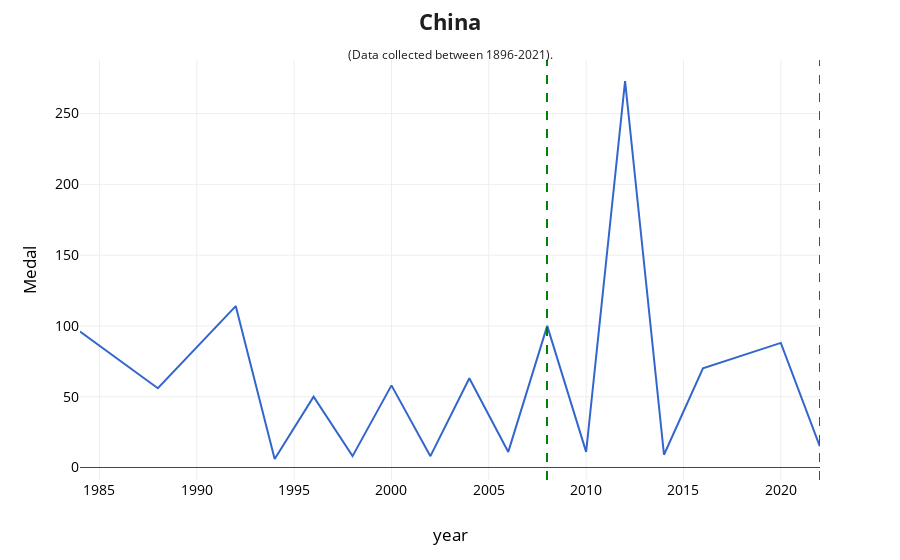

Notebook code for this chart:
### Code cell
plot('China',newdf,hostcountry)

### Figure 1 — Plotly figure (JSON) as saved in the notebook; plotly's stock layout.template omitted (floating-point values rounded to 4 significant figures)
{"data": [{"hovertemplate": "year=%{x}<br>Medal=%{y}<extra></extra>", "legendgroup": "", "line": {"color": "#3366CC", "dash": "solid"}, "marker": {"symbol": "circle"}, "mode": "lines", "name": "", "orientation": "v", "showlegend": false, "type": "scatter", "x": [2022, 2020, 2016, 2014, 2012, 2010, 2008, 2006, 2004, 2002, 2000, 1998, 1996, 1994, 1992, 1988, 1984], "xaxis": "x", "y": [15, 88, 70, 9, 273, 11, 100, 11, 63, 8, 58, 8, 50, 6, 114, 56, 96], "yaxis": "y"}], "layout": {"legend": {"tracegroupgap": 0}, "margin": {"t": 60}, "shapes": [{"line": {"color": "green", "dash": "dash", "width": 0.5}, "type": "line", "x0": 2008, "x1": 2008, "xref": "x", "y0": 0, "y1": 1, "yref": "y domain"}, {"line": {"color": "green", "dash": "dash", "width": 0.5}, "type": "line", "x0": 2008, "x1": 2008, "xref": "x", "y0": 0, "y1": 1, "yref": "y domain"}, {"line": {"color": "green", "dash": "dash", "width": 0.5}, "type": "line", "x0": 2008, "x1": 2008, "xref": "x", "y0": 0, "y1": 1, "yref": "y domain"}, {"line": {"color": "green", "dash": "dash", "width": 0.5}, "type": "line", "x0": 2008, "x1": 2008, "xref": "x", "y0": 0, "y1": 1, "yref": "y domain"}, {"line": {"color": "green", "dash": "dash", "width": 0.5}, "type": "line", "x0": 2008, "x1": 2008, "xref": "x", "y0": 0, "y1": 1, "yref": "y domain"}, {"line": {"color": "green", "dash": "dash", "width": 0.5}, "type": "line", "x0": 2008, "x1": 2008, "xref": "x", "y0": 0, "y1": 1, "yref": "y domain"}, {"line": {"color": "green", "dash": "dash", "width": 0.5}, "type": "line", "x0": 2008, "x1": 2008, "xref": "x", "y0": 0, "y1": 1, "yref": "y domain"}, {"line": {"color": "green", "dash": "dash", "width": 0.5}, "type": "line", "x0": 2008, "x1": 2008, "xref": "x", "y0": 0, "y1": 1, "yref": "y domain"}, {"line": {"color": "green", "dash": "dash", "width": 0.5}, "type": "line", "x0": 2008, "x1": 2008, "xref": "x", "y0": 0, "y1": 1, "yref": "y domain"}, {"line": {"color": "green", "dash": "dash", "width": 0.5}, "type": "line", "x0": 2008, "x1": 2008, "xref": "x", "y0": 0, "y1": 1, "yref": "y domain"}, {"line": {"color": "green", "dash": "dash", "width": 0.5}, "type": "line", "x0": 2008, "x1": 2008, "xref": "x", "y0": 0, "y1": 1, "yref": "y domain"}, {"line": {"color": "green", "dash": "dash", "width": 0.5}, "type": "line", "x0": 2008, "x1": 2008, "xref": "x", "y0": 0, "y1": 1, "yref": "y domain"}, {"line": {"color": "green", "dash": "dash", "width": 0.5}, "type": "line", "x0": 2008, "x1": 2008, "xref": "x", "y0": 0, "y1": 1, "yref": "y domain"}, {"line": {"color": "green", "dash": "dash", "width": 0.5}, "type": "line", "x0": 2008, "x1": 2008, "xref": "x", "y0": 0, "y1": 1, "yref": "y domain"}, {"line": {"color": "green", "dash": "dash", "width": 0.5}, "type": "line", "x0": 2008, "x1": 2008, "xref": "x", "y0": 0, "y1": 1, "yref": "y domain"}, {"line": {"color": "green", "dash": "dash", "width": 0.5}, "type": "line", "x0": 2008, "x1": 2008, "xref": "x", "y0": 0, "y1": 1, "yref": "y domain"}, {"line": {"color": "green", "dash": "dash", "width": 0.5}, "type": "line", "x0": 2008, "x1": 2008, "xref": "x", "y0": 0, "y1": 1, "yref": "y domain"}, {"line": {"color": "green", "dash": "dash", "width": 0.5}, "type": "line", "x0": 2008, "x1": 2008, "xref": "x", "y0": 0, "y1": 1, "yref": "y domain"}, {"line": {"color": "green", "dash": "dash", "width": 0.5}, "type": "line", "x0": 2008, "x1": 2008, "xref": "x", "y0": 0, "y1": 1, "yref": "y domain"}, {"line": {"color": "green", "dash": "dash", "width": 0.5}, "type": "line", "x0": 2008, "x1": 2008, "xref": "x", "y0": 0, "y1": 1, "yref": "y domain"}, {"line": {"color": "green", "dash": "dash", "width": 0.5}, "type": "line", "x0": 2008, "x1": 2008, "xref": "x", "y0": 0, "y1": 1, "yref": "y domain"}, {"line": {"color": "green", "dash": "dash", "width": 0.5}, "type": "line", "x0": 2008, "x1": 2008, "xref": "x", "y0": 0, "y1": 1, "yref": "y domain"}, {"line": {"color": "green", "dash": "dash", "width": 0.5}, "type": "line", "x0": 2008, "x1": 2008, "xref": "x", "y0": 0, "y1": 1, "yref": "y domain"}, {"line": {"color": "green", "dash": "dash", "width": 0.5}, "type": "line", "x0": 2008, "x1": 2008, "xref": "x", "y0": 0, "y1": 1, "yref": "y domain"}, {"line": {"color": "green", "dash": "dash", "width": 0.5}, "type": "line", "x0": 2008, "x1": 2008, "xref": "x", "y0": 0, "y1": 1, "yref": "y domain"}, {"line": {"color": "green", "dash": "dash", "width": 0.5}, "type": "line", "x0": 2008, "x1": 2008, "xref": "x", "y0": 0, "y1": 1, "yref": "y domain"}, {"line": {"color": "green", "dash": "dash", "width": 0.5}, "type": "line", "x0": 2008, "x1": 2008, "xref": "x", "y0": 0, "y1": 1, "yref": "y domain"}, {"line": {"color": "green", "dash": "dash", "width": 0.5}, "type": "line", "x0": 2008, "x1": 2008, "xref": "x", "y0": 0, "y1": 1, "yref": "y domain"}, {"line": {"color": "green", "dash": "dash", "width": 0.5}, "type": "line", "x0": 2008, "x1": 2008, "xref": "x", "y0": 0, "y1": 1, "yref": "y domain"}, {"line": {"color": "green", "dash": "dash", "width": 0.5}, "type": "line", "x0": 2008, "x1": 2008, "xref": "x", "y0": 0, "y1": 1, "yref": "y domain"}, {"line": {"color": "green", "dash": "dash", "width": 0.5}, "type": "line", "x0": 2008, "x1": 2008, "xref": "x", "y0": 0, "y1": 1, "yref": "y domain"}, {"line": {"color": "green", "dash": "dash", "width": 0.5}, "type": "line", "x0": 2008, "x1": 2008, "xref": "x", "y0": 0, "y1": 1, "yref": "y domain"}, {"line": {"color": "green", "dash": "dash", "width": 0.5}, "type": "line", "x0": 2008, "x1": 2008, "xref": "x", "y0": 0, "y1": 1, "yref": "y domain"}, {"line": {"color": "green", "dash": "dash", "width": 0.5}, "type": "line", "x0": 2008, "x1": 2008, "xref": "x", "y0": 0, "y1": 1, "yref": "y domain"}, {"line": {"color": "green", "dash": "dash", "width": 0.5}, "type": "line", "x0": 2008, "x1": 2008, "xref": "x", "y0": 0, "y1": 1, "yref": "y domain"}, {"line": {"color": "green", "dash": "dash", "width": 0.5}, "type": "line", "x0": 2008, "x1": 2008, "xref": "x", "y0": 0, "y1": 1, "yref": "y domain"}, {"line": {"color": "green", "dash": "dash", "width": 0.5}, "type": "line", "x0": 2008, "x1": 2008, "xref": "x", "y0": 0, "y1": 1, "yref": "y domain"}, {"line": {"color": "green", "dash": "dash", "width": 0.5}, "type": "line", "x0": 2008, "x1": 2008, "xref": "x", "y0": 0, "y1": 1, "yref": "y domain"}, {"line": {"color": "green", "dash": "dash", "width": 0.5}, "type": "line", "x0": 2008, "x1": 2008, "xref": "x", "y0": 0, "y1": 1, "yref": "y domain"}, {"line": {"color": "green", "dash": "dash", "width": 0.5}, "type": "line", "x0": 2008, "x1": 2008, "xref": "x", "y0": 0, "y1": 1, "yref": "y domain"}, {"line": {"color": "green", "dash": "dash", "width": 0.5}, "type": "line", "x0": 2008, "x1": 2008, "xref": "x", "y0": 0, "y1": 1, "yref": "y domain"}, {"line": {"color": "green", "dash": "dash", "width": 0.5}, "type": "line", "x0": 2008, "x1": 2008, "xref": "x", "y0": 0, "y1": 1, "yref": "y domain"}, {"line": {"color": "green", "dash": "dash", "width": 0.5}, "type": "line", "x0": 2008, "x1": 2008, "xref": "x", "y0": 0, "y1": 1, "yref": "y domain"}, {"line": {"color": "green", "dash": "dash", "width": 0.5}, "type": "line", "x0": 2008, "x1": 2008, "xref": "x", "y0": 0, "y1": 1, "yref": "y domain"}, {"line": {"color": "green", "dash": "dash", "width": 0.5}, "type": "line", "x0": 2008, "x1": 2008, "xref": "x", "y0": 0, "y1": 1, "yref": "y domain"}, {"line": {"color": "green", "dash": "dash", "width": 0.5}, "type": "line", "x0": 2008, "x1": 2008, "xref": "x", "y0": 0, "y1": 1, "yref": "y domain"}, {"line": {"color": "green", "dash": "dash", "width": 0.5}, "type": "line", "x0": 2008, "x1": 2008, "xref": "x", "y0": 0, "y1": 1, "yref": "y domain"}, {"line": {"color": "green", "dash": "dash", "width": 0.5}, "type": "line", "x0": 2008, "x1": 2008, "xref": "x", "y0": 0, "y1": 1, "yref": "y domain"}, {"line": {"color": "green", "dash": "dash", "width": 0.5}, "type": "line", "x0": 2008, "x1": 2008, "xref": "x", "y0": 0, "y1": 1, "yref": "y domain"}, {"line": {"color": "green", "dash": "dash", "width": 0.5}, "type": "line", "x0": 2008, "x1": 2008, "xref": "x", "y0": 0, "y1": 1, "yref": "y domain"}, {"line": {"color": "green", "dash": "dash", "width": 0.5}, "type": "line", "x0": 2008, "x1": 2008, "xref": "x", "y0": 0, "y1": 1, "yref": "y domain"}, {"line": {"color": "green", "dash": "dash", "width": 0.5}, "type": "line", "x0": 2008, "x1": 2008, "xref": "x", "y0": 0, "y1": 1, "yref": "y domain"}, {"line": {"color": "green", "dash": "dash", "width": 0.5}, "type": "line", "x0": 2008, "x1": 2008, "xref": "x", "y0": 0, "y1": 1, "yref": "y domain"}, {"line": {"color": "green", "dash": "dash", "width": 0.5}, "type": "line", "x0": 2008, "x1": 2008, "xref": "x", "y0": 0, "y1": 1, "yref": "y domain"}, {"line": {"color": "green", "dash": "dash", "width": 0.5}, "type": "line", "x0": 2008, "x1": 2008, "xref": "x", "y0": 0, "y1": 1, "yref": "y domain"}, {"line": {"color": "green", "dash": "dash", "width": 0.5}, "type": "line", "x0": 2008, "x1": 2008, "xref": "x", "y0": 0, "y1": 1, "yref": "y domain"}, {"line": {"color": "green", "dash": "dash", "width": 0.5}, "type": "line", "x0": 2008, "x1": 2008, "xref": "x", "y0": 0, "y1": 1, "yref": "y domain"}, {"line": {"color": "green", "dash": "dash", "width": 0.5}, "type": "line", "x0": 2008, "x1": 2008, "xref": "x", "y0": 0, "y1": 1, "yref": "y domain"}, {"line": {"color": "green", "dash": "dash", "width": 0.5}, "type": "line", "x0": 2008, "x1": 2008, "xref": "x", "y0": 0, "y1": 1, "yref": "y domain"}, {"line": {"color": "green", "dash": "dash", "width": 0.5}, "type": "line", "x0": 2008, "x1": 2008, "xref": "x", "y0": 0, "y1": 1, "yref": "y domain"}, {"line": {"color": "green", "dash": "dash", "width": 0.5}, "type": "line", "x0": 2008, "x1": 2008, "xref": "x", "y0": 0, "y1": 1, "yref": "y domain"}, {"line": {"color": "green", "dash": "dash", "width": 0.5}, "type": "line", "x0": 2008, "x1": 2008, "xref": "x", "y0": 0, "y1": 1, "yref": "y domain"}, {"line": {"color": "green", "dash": "dash", "width": 0.5}, "type": "line", "x0": 2008, "x1": 2008, "xref": "x", "y0": 0, "y1": 1, "yref": "y domain"}, {"line": {"color": "green", "dash": "dash", "width": 0.5}, "type": "line", "x0": 2008, "x1": 2008, "xref": "x", "y0": 0, "y1": 1, "yref": "y domain"}, {"line": {"color": "green", "dash": "dash", "width": 0.5}, "type": "line", "x0": 2008, "x1": 2008, "xref": "x", "y0": 0, "y1": 1, "yref": "y domain"}, {"line": {"color": "green", "dash": "dash", "width": 0.5}, "type": "line", "x0": 2008, "x1": 2008, "xref": "x", "y0": 0, "y1": 1, "yref": "y domain"}, {"line": {"color": "green", "dash": "dash", "width": 0.5}, "type": "line", "x0": 2008, "x1": 2008, "xref": "x", "y0": 0, "y1": 1, "yref": "y domain"}, {"line": {"color": "green", "dash": "dash", "width": 0.5}, "type": "line", "x0": 2008, "x1": 2008, "xref": "x", "y0": 0, "y1": 1, "yref": "y domain"}, {"line": {"color": "green", "dash": "dash", "width": 0.5}, "type": "line", "x0": 2008, "x1": 2008, "xref": "x", "y0": 0, "y1": 1, "yref": "y domain"}, {"line": {"color": "green", "dash": "dash", "width": 0.5}, "type": "line", "x0": 2008, "x1": 2008, "xref": "x", "y0": 0, "y1": 1, "yref": "y domain"}, {"line": {"color": "green", "dash": "dash", "width": 0.5}, "type": "line", "x0": 2008, "x1": 2008, "xref": "x", "y0": 0, "y1": 1, "yref": "y domain"}, {"line": {"color": "green", "dash": "dash", "width": 0.5}, "type": "line", "x0": 2008, "x1": 2008, "xref": "x", "y0": 0, "y1": 1, "yref": "y domain"}, {"line": {"color": "green", "dash": "dash", "width": 0.5}, "type": "line", "x0": 2008, "x1": 2008, "xref": "x", "y0": 0, "y1": 1, "yref": "y domain"}, {"line": {"color": "green", "dash": "dash", "width": 0.5}, "type": "line", "x0": 2008, "x1": 2008, "xref": "x", "y0": 0, "y1": 1, "yref": "y domain"}, {"line": {"color": "green", "dash": "dash", "width": 0.5}, "type": "line", "x0": 2008, "x1": 2008, "xref": "x", "y0": 0, "y1": 1, "yref": "y domain"}, {"line": {"color": "green", "dash": "dash", "width": 0.5}, "type": "line", "x0": 2008, "x1": 2008, "xref": "x", "y0": 0, "y1": 1, "yref": "y domain"}, {"line": {"color": "green", "dash": "dash", "width": 0.5}, "type": "line", "x0": 2008, "x1": 2008, "xref": "x", "y0": 0, "y1": 1, "yref": "y domain"}, {"line": {"color": "green", "dash": "dash", "width": 0.5}, "type": "line", "x0": 2008, "x1": 2008, "xref": "x", "y0": 0, "y1": 1, "yref": "y domain"}, {"line": {"color": "green", "dash": "dash", "width": 0.5}, "type": "line", "x0": 2008, "x1": 2008, "xref": "x", "y0": 0, "y1": 1, "yref": "y domain"}, {"line": {"color": "green", "dash": "dash", "width": 0.5}, "type": "line", "x0": 2008, "x1": 2008, "xref": "x", "y0": 0, "y1": 1, "yref": "y domain"}, {"line": {"color": "green", "dash": "dash", "width": 0.5}, "type": "line", "x0": 2008, "x1": 2008, "xref": "x", "y0": 0, "y1": 1, "yref": "y domain"}, {"line": {"color": "green", "dash": "dash", "width": 0.5}, "type": "line", "x0": 2008, "x1": 2008, "xref": "x", "y0": 0, "y1": 1, "yref": "y domain"}, {"line": {"color": "green", "dash": "dash", "width": 0.5}, "type": "line", "x0": 2008, "x1": 2008, "xref": "x", "y0": 0, "y1": 1, "yref": "y domain"}, {"line": {"color": "green", "dash": "dash", "width": 0.5}, "type": "line", "x0": 2008, "x1": 2008, "xref": "x", "y0": 0, "y1": 1, "yref": "y domain"}, {"line": {"color": "green", "dash": "dash", "width": 0.5}, "type": "line", "x0": 2008, "x1": 2008, "xref": "x", "y0": 0, "y1": 1, "yref": "y domain"}, {"line": {"color": "green", "dash": "dash", "width": 0.5}, "type": "line", "x0": 2008, "x1": 2008, "xref": "x", "y0": 0, "y1": 1, "yref": "y domain"}, {"line": {"color": "green", "dash": "dash", "width": 0.5}, "type": "line", "x0": 2008, "x1": 2008, "xref": "x", "y0": 0, "y1": 1, "yref": "y domain"}, {"line": {"color": "green", "dash": "dash", "width": 0.5}, "type": "line", "x0": 2022, "x1": 2022, "xref": "x", "y0": 0, "y1": 1, "yref": "y domain"}, {"line": {"color": "green", "dash": "dash", "width": 0.5}, "type": "line", "x0": 2022, "x1": 2022, "xref": "x", "y0": 0, "y1": 1, "yref": "y domain"}, {"line": {"color": "green", "dash": "dash", "width": 0.5}, "type": "line", "x0": 2022, "x1": 2022, "xref": "x", "y0": 0, "y1": 1, "yref": "y domain"}, {"line": {"color": "green", "dash": "dash", "width": 0.5}, "type": "line", "x0": 2022, "x1": 2022, "xref": "x", "y0": 0, "y1": 1, "yref": "y domain"}, {"line": {"color": "green", "dash": "dash", "width": 0.5}, "type": "line", "x0": 2022, "x1": 2022, "xref": "x", "y0": 0, "y1": 1, "yref": "y domain"}, {"line": {"color": "green", "dash": "dash", "width": 0.5}, "type": "line", "x0": 2022, "x1": 2022, "xref": "x", "y0": 0, "y1": 1, "yref": "y domain"}, {"line": {"color": "green", "dash": "dash", "width": 0.5}, "type": "line", "x0": 2022, "x1": 2022, "xref": "x", "y0": 0, "y1": 1, "yref": "y domain"}, {"line": {"color": "green", "dash": "dash", "width": 0.5}, "type": "line", "x0": 2022, "x1": 2022, "xref": "x", "y0": 0, "y1": 1, "yref": "y domain"}, {"line": {"color": "green", "dash": "dash", "width": 0.5}, "type": "line", "x0": 2022, "x1": 2022, "xref": "x", "y0": 0, "y1": 1, "yref": "y domain"}, {"line": {"color": "green", "dash": "dash", "width": 0.5}, "type": "line", "x0": 2022, "x1": 2022, "xref": "x", "y0": 0, "y1": 1, "yref": "y domain"}, {"line": {"color": "green", "dash": "dash", "width": 0.5}, "type": "line", "x0": 2022, "x1": 2022, "xref": "x", "y0": 0, "y1": 1, "yref": "y domain"}, {"line": {"color": "green", "dash": "dash", "width": 0.5}, "type": "line", "x0": 2022, "x1": 2022, "xref": "x", "y0": 0, "y1": 1, "yref": "y domain"}, {"line": {"color": "green", "dash": "dash", "width": 0.5}, "type": "line", "x0": 2022, "x1": 2022, "xref": "x", "y0": 0, "y1": 1, "yref": "y domain"}, {"line": {"color": "green", "dash": "dash", "width": 0.5}, "type": "line", "x0": 2022, "x1": 2022, "xref": "x", "y0": 0, "y1": 1, "yref": "y domain"}, {"line": {"color": "green", "dash": "dash", "width": 0.5}, "type": "line", "x0": 2022, "x1": 2022, "xref": "x", "y0": 0, "y1": 1, "yref": "y domain"}, {"line": {"color": "green", "dash": "dash", "width": 0.5}, "type": "line", "x0": 2022, "x1": 2022, "xref": "x", "y0": 0, "y1": 1, "yref": "y domain"}, {"line": {"color": "green", "dash": "dash", "width": 0.5}, "type": "line", "x0": 2022, "x1": 2022, "xref": "x", "y0": 0, "y1": 1, "yref": "y domain"}, {"line": {"color": "green", "dash": "dash", "width": 0.5}, "type": "line", "x0": 2022, "x1": 2022, "xref": "x", "y0": 0, "y1": 1, "yref": "y domain"}, {"line": {"color": "green", "dash": "dash", "width": 0.5}, "type": "line", "x0": 2022, "x1": 2022, "xref": "x", "y0": 0, "y1": 1, "yref": "y domain"}, {"line": {"color": "green", "dash": "dash", "width": 0.5}, "type": "line", "x0": 2022, "x1": 2022, "xref": "x", "y0": 0, "y1": 1, "yref": "y domain"}, {"line": {"color": "green", "dash": "dash", "width": 0.5}, "type": "line", "x0": 2022, "x1": 2022, "xref": "x", "y0": 0, "y1": 1, "yref": "y domain"}, {"line": {"color": "green", "dash": "dash", "width": 0.5}, "type": "line", "x0": 2022, "x1": 2022, "xref": "x", "y0": 0, "y1": 1, "yref": "y domain"}, {"line": {"color": "green", "dash": "dash", "width": 0.5}, "type": "line", "x0": 2022, "x1": 2022, "xref": "x", "y0": 0, "y1": 1, "yref": "y domain"}, {"line": {"color": "green", "dash": "dash", "width": 0.5}, "type": "line", "x0": 2022, "x1": 2022, "xref": "x", "y0": 0, "y1": 1, "yref": "y domain"}, {"line": {"color": "green", "dash": "dash", "width": 0.5}, "type": "line", "x0": 2022, "x1": 2022, "xref": "x", "y0": 0, "y1": 1, "yref": "y domain"}, {"line": {"color": "green", "dash": "dash", "width": 0.5}, "type": "line", "x0": 2022, "x1": 2022, "xref": "x", "y0": 0, "y1": 1, "yref": "y domain"}, {"line": {"color": "green", "dash": "dash", "width": 0.5}, "type": "line", "x0": 2022, "x1": 2022, "xref": "x", "y0": 0, "y1": 1, "yref": "y domain"}, {"line": {"color": "green", "dash": "dash", "width": 0.5}, "type": "line", "x0": 2022, "x1": 2022, "xref": "x", "y0": 0, "y1": 1, "yref": "y domain"}, {"line": {"color": "green", "dash": "dash", "width": 0.5}, "type": "line", "x0": 2022, "x1": 2022, "xref": "x", "y0": 0, "y1": 1, "yref": "y domain"}], "title": {"text": "<b>China</b><br><span style=\"font-size: 12px;\">(Data collected between 1896-2021).</span>"}, "xaxis": {"anchor": "y", "domain": [0, 1], "title": {"text": "year"}}, "yaxis": {"anchor": "x", "domain": [0, 1], "title": {"text": "Medal"}}}}
